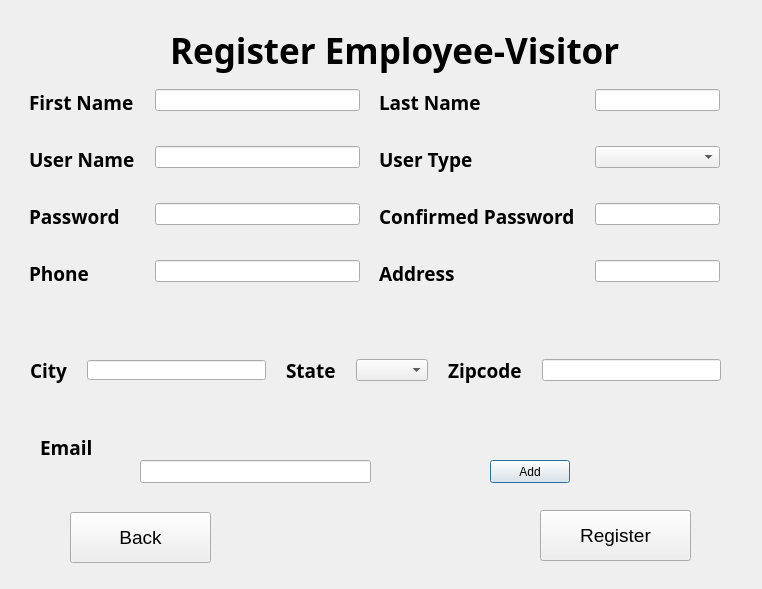
<?xml version="1.0" encoding="UTF-8"?>
<ui version="4.0">
 <class>register_employee</class>
 <widget class="QDialog" name="register_employee">
  <property name="geometry">
   <rect>
    <x>0</x>
    <y>0</y>
    <width>762</width>
    <height>589</height>
   </rect>
  </property>
  <property name="windowTitle">
   <string>Register Employee-Visitor</string>
  </property>
  <widget class="QLabel" name="label">
   <property name="geometry">
    <rect>
     <x>170</x>
     <y>20</y>
     <width>461</width>
     <height>61</height>
    </rect>
   </property>
   <property name="font">
    <font>
     <family>STIX</family>
     <pointsize>26</pointsize>
     <weight>75</weight>
     <bold>true</bold>
    </font>
   </property>
   <property name="text">
    <string>Register Employee-Visitor</string>
   </property>
  </widget>
  <widget class="QWidget" name="formLayoutWidget">
   <property name="geometry">
    <rect>
     <x>29</x>
     <y>89</y>
     <width>331</width>
     <height>220</height>
    </rect>
   </property>
   <layout class="QFormLayout" name="formLayout">
    <property name="horizontalSpacing">
     <number>20</number>
    </property>
    <property name="verticalSpacing">
     <number>30</number>
    </property>
    <item row="0" column="0">
     <widget class="QLabel" name="firstNameLabel">
      <property name="font">
       <font>
        <family>STIX</family>
        <pointsize>14</pointsize>
        <weight>75</weight>
        <bold>true</bold>
       </font>
      </property>
      <property name="text">
       <string>First Name</string>
      </property>
     </widget>
    </item>
    <item row="0" column="1">
     <widget class="QLineEdit" name="firstNameLineEdit"/>
    </item>
    <item row="1" column="0">
     <widget class="QLabel" name="userNameLabel">
      <property name="font">
       <font>
        <family>STIX</family>
        <pointsize>14</pointsize>
        <weight>75</weight>
        <bold>true</bold>
       </font>
      </property>
      <property name="text">
       <string>User Name</string>
      </property>
     </widget>
    </item>
    <item row="1" column="1">
     <widget class="QLineEdit" name="userNameLineEdit"/>
    </item>
    <item row="2" column="0">
     <widget class="QLabel" name="passwordLabel">
      <property name="font">
       <font>
        <family>STIX</family>
        <pointsize>14</pointsize>
        <weight>75</weight>
        <bold>true</bold>
       </font>
      </property>
      <property name="text">
       <string>Password</string>
      </property>
     </widget>
    </item>
    <item row="2" column="1">
     <widget class="QLineEdit" name="passwordLineEdit"/>
    </item>
    <item row="3" column="0">
     <widget class="QLabel" name="phoneLabel">
      <property name="font">
       <font>
        <family>STIX</family>
        <pointsize>14</pointsize>
        <weight>75</weight>
        <bold>true</bold>
       </font>
      </property>
      <property name="text">
       <string>Phone</string>
      </property>
     </widget>
    </item>
    <item row="3" column="1">
     <widget class="QLineEdit" name="phoneLineEdit"/>
    </item>
   </layout>
  </widget>
  <widget class="QWidget" name="formLayoutWidget_2">
   <property name="geometry">
    <rect>
     <x>379</x>
     <y>89</y>
     <width>341</width>
     <height>220</height>
    </rect>
   </property>
   <layout class="QFormLayout" name="formLayout_2">
    <property name="horizontalSpacing">
     <number>20</number>
    </property>
    <property name="verticalSpacing">
     <number>30</number>
    </property>
    <item row="0" column="0">
     <widget class="QLabel" name="lastNameLabel">
      <property name="font">
       <font>
        <family>STIX</family>
        <pointsize>14</pointsize>
        <weight>75</weight>
        <bold>true</bold>
       </font>
      </property>
      <property name="text">
       <string>Last Name</string>
      </property>
     </widget>
    </item>
    <item row="0" column="1">
     <widget class="QLineEdit" name="lastNameLineEdit"/>
    </item>
    <item row="1" column="0">
     <widget class="QLabel" name="userTypeLabel">
      <property name="font">
       <font>
        <family>STIX</family>
        <pointsize>14</pointsize>
        <weight>75</weight>
        <bold>true</bold>
       </font>
      </property>
      <property name="text">
       <string>User Type</string>
      </property>
     </widget>
    </item>
    <item row="1" column="1">
     <widget class="QComboBox" name="userTypeComboBox"/>
    </item>
    <item row="2" column="0">
     <widget class="QLabel" name="confirmedPasswordLabel">
      <property name="font">
       <font>
        <family>STIX</family>
        <pointsize>14</pointsize>
        <weight>75</weight>
        <bold>true</bold>
       </font>
      </property>
      <property name="text">
       <string>Confirmed Password</string>
      </property>
     </widget>
    </item>
    <item row="2" column="1">
     <widget class="QLineEdit" name="confirmedPasswordLineEdit"/>
    </item>
    <item row="3" column="0">
     <widget class="QLabel" name="addressLabel">
      <property name="font">
       <font>
        <family>STIX</family>
        <pointsize>14</pointsize>
        <weight>75</weight>
        <bold>true</bold>
       </font>
      </property>
      <property name="text">
       <string>Address</string>
      </property>
     </widget>
    </item>
    <item row="3" column="1">
     <widget class="QLineEdit" name="addressLineEdit"/>
    </item>
   </layout>
  </widget>
  <widget class="QWidget" name="horizontalLayoutWidget">
   <property name="geometry">
    <rect>
     <x>30</x>
     <y>330</y>
     <width>691</width>
     <height>80</height>
    </rect>
   </property>
   <layout class="QHBoxLayout" name="horizontalLayout">
    <property name="spacing">
     <number>20</number>
    </property>
    <item>
     <widget class="QLabel" name="label_2">
      <property name="font">
       <font>
        <family>STIX</family>
        <pointsize>14</pointsize>
        <weight>75</weight>
        <bold>true</bold>
       </font>
      </property>
      <property name="text">
       <string>City</string>
      </property>
     </widget>
    </item>
    <item>
     <widget class="QLineEdit" name="city_input">
      <property name="maximumSize">
       <size>
        <width>300</width>
        <height>20</height>
       </size>
      </property>
     </widget>
    </item>
    <item>
     <widget class="QLabel" name="label_3">
      <property name="font">
       <font>
        <family>STIX</family>
        <pointsize>14</pointsize>
        <weight>75</weight>
        <bold>true</bold>
       </font>
      </property>
      <property name="text">
       <string>State</string>
      </property>
     </widget>
    </item>
    <item>
     <widget class="QComboBox" name="state_input"/>
    </item>
    <item>
     <widget class="QLabel" name="label_4">
      <property name="font">
       <font>
        <family>STIX</family>
        <pointsize>14</pointsize>
        <weight>75</weight>
        <bold>true</bold>
       </font>
      </property>
      <property name="text">
       <string>Zipcode</string>
      </property>
     </widget>
    </item>
    <item>
     <widget class="QLineEdit" name="zipcode_input"/>
    </item>
   </layout>
  </widget>
  <widget class="QLabel" name="label_5">
   <property name="geometry">
    <rect>
     <x>40</x>
     <y>440</y>
     <width>57</width>
     <height>15</height>
    </rect>
   </property>
   <property name="font">
    <font>
     <family>STIX</family>
     <pointsize>14</pointsize>
     <weight>75</weight>
     <bold>true</bold>
    </font>
   </property>
   <property name="text">
    <string>Email</string>
   </property>
  </widget>
  <widget class="QPushButton" name="add_btn">
   <property name="geometry">
    <rect>
     <x>490</x>
     <y>460</y>
     <width>80</width>
     <height>23</height>
    </rect>
   </property>
   <property name="text">
    <string>Add</string>
   </property>
  </widget>
  <widget class="QLineEdit" name="lineEdit">
   <property name="geometry">
    <rect>
     <x>140</x>
     <y>460</y>
     <width>231</width>
     <height>23</height>
    </rect>
   </property>
  </widget>
  <widget class="QPushButton" name="pushButton">
   <property name="geometry">
    <rect>
     <x>70</x>
     <y>512</y>
     <width>141</width>
     <height>51</height>
    </rect>
   </property>
   <property name="font">
    <font>
     <pointsize>14</pointsize>
    </font>
   </property>
   <property name="text">
    <string>Back</string>
   </property>
  </widget>
  <widget class="QPushButton" name="pushButton_2">
   <property name="geometry">
    <rect>
     <x>540</x>
     <y>510</y>
     <width>151</width>
     <height>51</height>
    </rect>
   </property>
   <property name="font">
    <font>
     <pointsize>14</pointsize>
    </font>
   </property>
   <property name="text">
    <string>Register</string>
   </property>
  </widget>
 </widget>
 <resources/>
 <connections/>
</ui>
